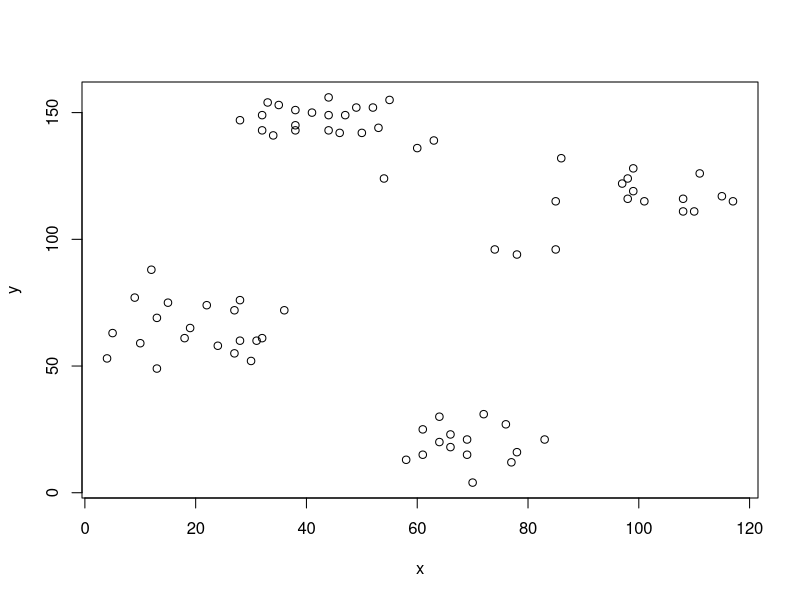
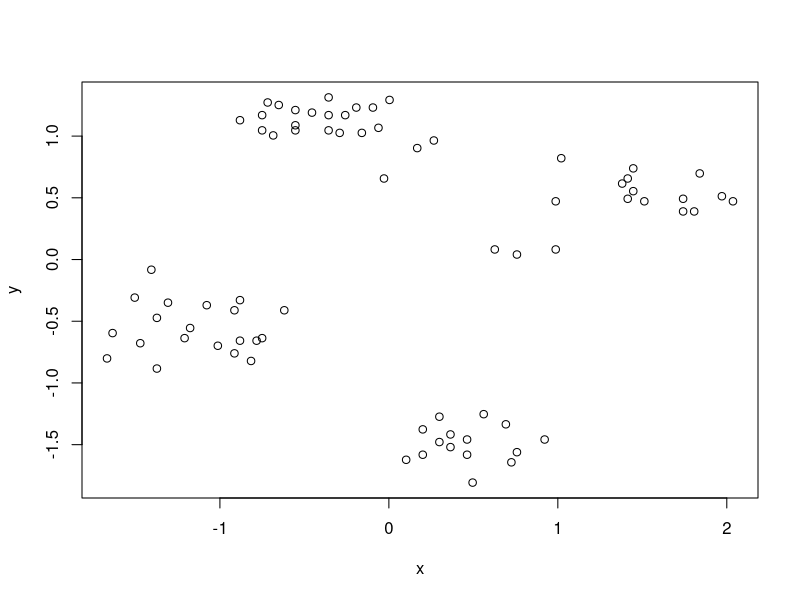
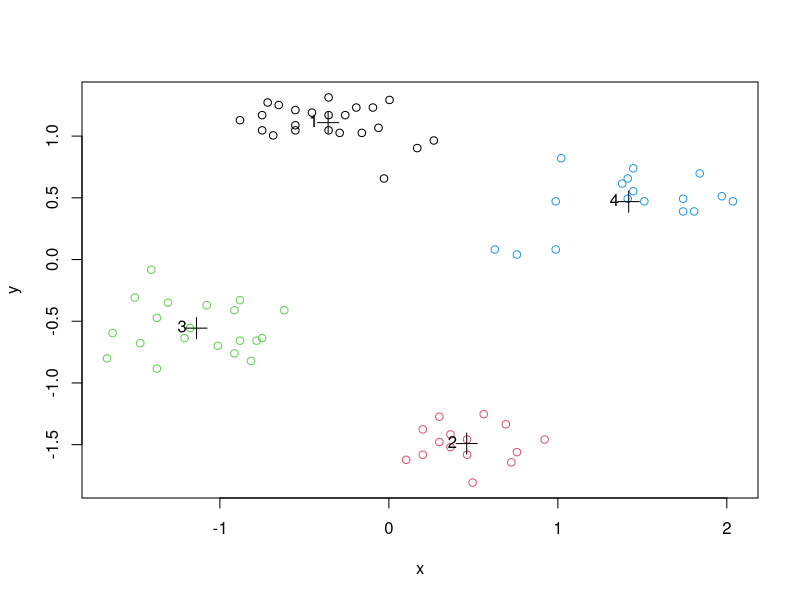
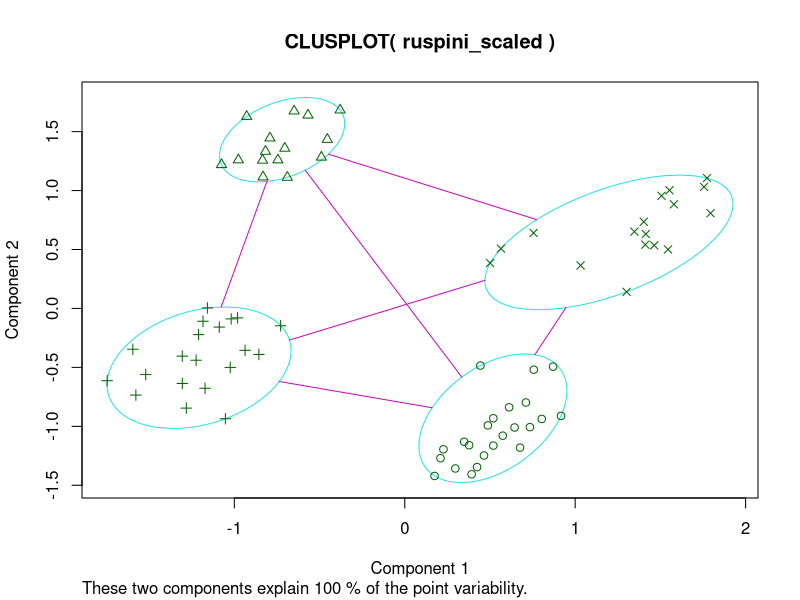
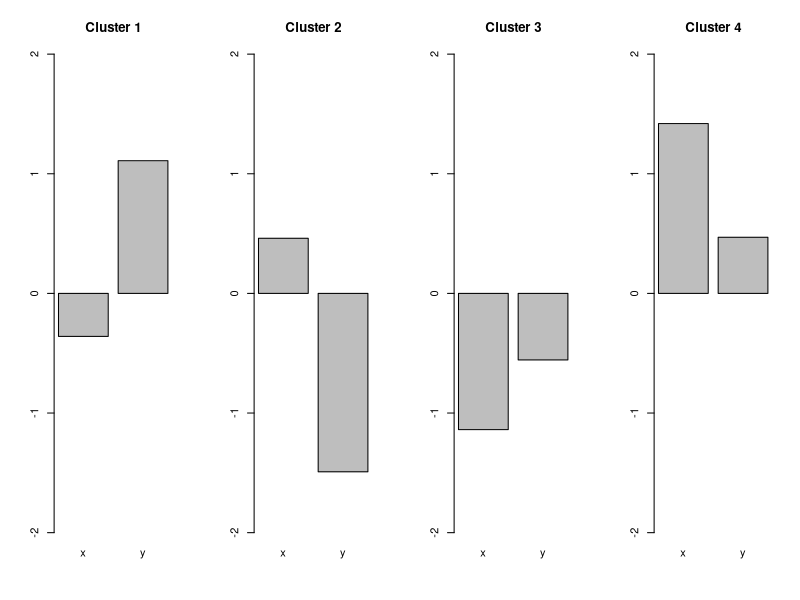
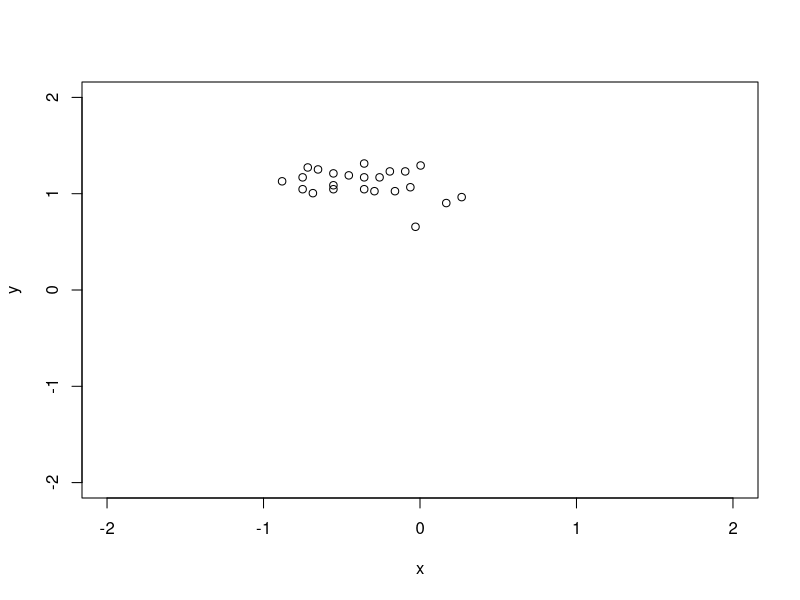
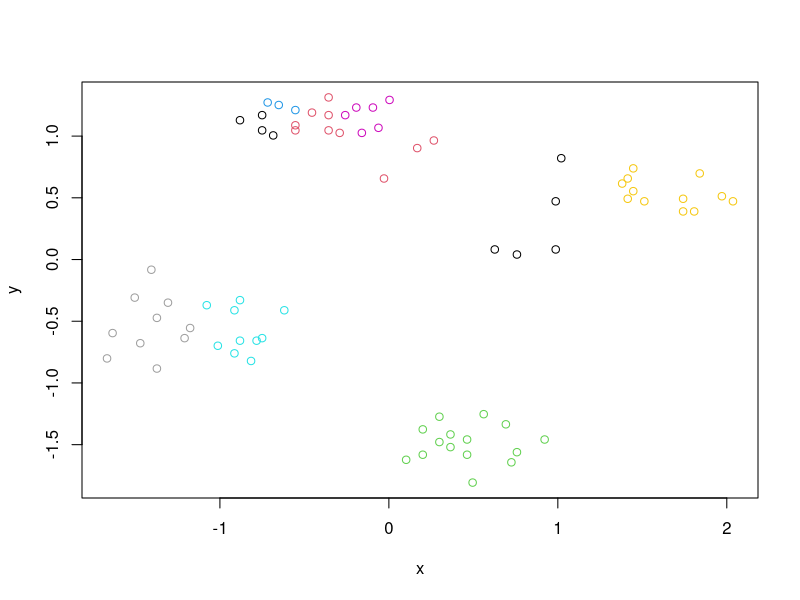
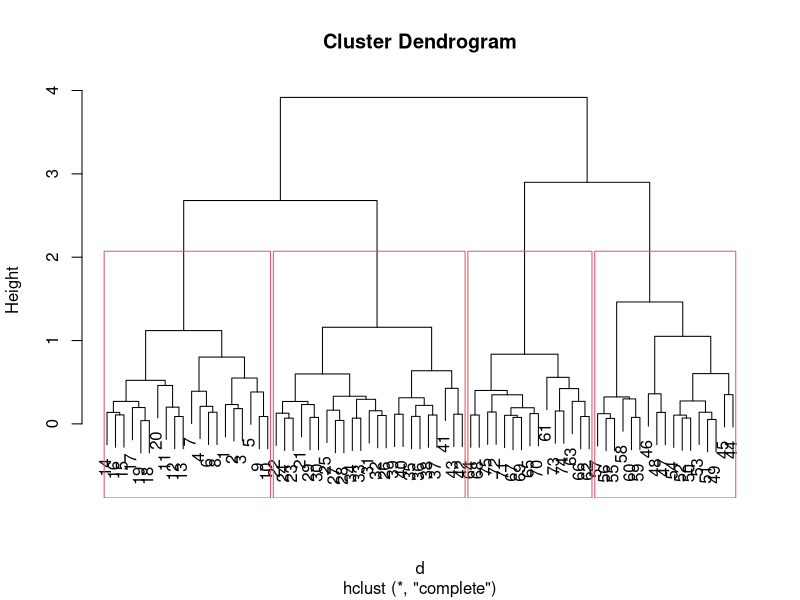

R code for these plots, in order:
#' ruspini_scaled data is in package cluster. It is a very simple data set with well separated clusters.
data(ruspini, package="cluster")
#' Shuffle rows
ruspini <- ruspini[sample(1:nrow(ruspini)),]
plot(ruspini)
#########

#' Scale each column in the data to zero mean and unit standard deviation (z-scores). This prevents one attribute with a large range to dominate the others for the distance calculation.
ruspini_scaled <- scale(ruspini)
plot(ruspini_scaled)
############
#' # Clustering methods
#' ## k-means Clustering
#'
#' Assumes Euclidean distances. We use k=10 clusters and run the algorithm 10 times with random initialized centroids. The best result is returned.
km <- kmeans(ruspini_scaled, centers=4, nstart=10)
km

plot(ruspini_scaled, col=km$cluster)
points(km$centers, pch=3, cex=2) # this adds the centroids
text(km$centers, labels=1:4, pos=2) # this adds the cluster ID
###########
#' Alternative plot from package cluster (uses principal components analysis for >2 dimensions)
library(cluster)
clusplot(ruspini_scaled, km$cluster)

#' Inspect the centroids (cluster profiles)
km$centers
#########
##fig.height=3, fig.width=10
def.par <- par(no.readonly = TRUE) # save default, for resetting...
layout(t(1:4)) # 4 plots in one
for(i in 1:4) barplot(km$centers[i,], ylim=c(-2,2), main=paste("Cluster", i))
par(def.par)  #- reset to default
#########
#' Find data for a single cluster
#'
#' All you need is to select the rows corresponding to the cluster. The next
#' example plots all data points of cluster 1
cluster1 <- ruspini_scaled[km$cluster==1,]
head(cluster1)
plot(cluster1, xlim = c(-2,2), ylim = c(-2,2))
#########
#' Try 10 clusters
plot(ruspini_scaled, col=kmeans(ruspini_scaled, centers=10)$cluster)
#########
#' ## Hierarchical Clustering
#'
#' dist defaults to method="Euclidean"
d <- dist(ruspini_scaled)
#' We cluster using complete link
hc <- hclust(d, method="complete")

#' Dendrogram
plot(hc)
rect.hclust(hc, k=4)

plot(as.dendrogram(hc), leaflab="none") # plot dendrogram without leaf labels
#########
#' More plotting options for dendrograms, including plotting
#' parts of large dendrograms can be found [here.](https://rpubs.com/gaston/dendrograms)

cluster_complete <- cutree(hc, k=4)
plot(ruspini_scaled, col=cluster_complete)

#' Try 10 clusters
plot(ruspini_scaled, col=cutree(hc, k=10))

#' Clustering with single link
hc_single <- hclust(d, method="single")
plot(hc_single)
rect.hclust(hc_single, k=4)

cluster_single <- cutree(hc_single, k=4)
plot(ruspini_scaled, col=cluster_single)

#' Try 10 clusters
plot(ruspini_scaled, col=cutree(hc_single, k=10))

